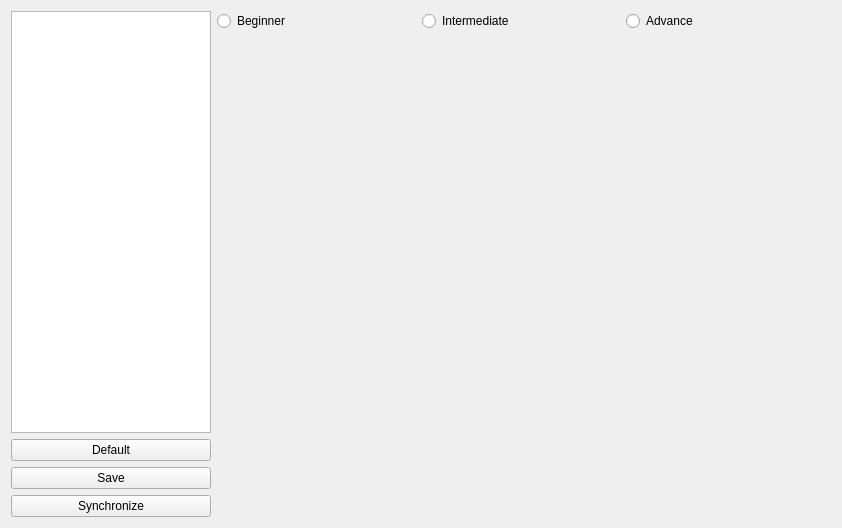
<?xml version="1.0" encoding="UTF-8"?>
<ui version="4.0">
 <class>PIDParametersUpdaterPanel</class>
 <widget class="QWidget" name="PIDParametersUpdaterPanel">
  <property name="geometry">
   <rect>
    <x>0</x>
    <y>0</y>
    <width>842</width>
    <height>528</height>
   </rect>
  </property>
  <property name="windowTitle">
   <string>Update Parameter</string>
  </property>
  <layout class="QGridLayout" name="gridLayout">
   <item row="0" column="1">
    <layout class="QHBoxLayout" name="horizontalLayout">
     <property name="spacing">
      <number>0</number>
     </property>
     <property name="sizeConstraint">
      <enum>QLayout::SetFixedSize</enum>
     </property>
     <item>
      <widget class="QRadioButton" name="beginner_radio_button">
       <property name="text">
        <string>Beginner</string>
       </property>
       <attribute name="buttonGroup">
        <string notr="true">buttonGroup</string>
       </attribute>
      </widget>
     </item>
     <item>
      <widget class="QRadioButton" name="intermediate_radio_button">
       <property name="text">
        <string>Intermediate</string>
       </property>
       <attribute name="buttonGroup">
        <string notr="true">buttonGroup</string>
       </attribute>
      </widget>
     </item>
     <item>
      <widget class="QRadioButton" name="advance_radiobutton">
       <property name="text">
        <string>Advance</string>
       </property>
       <attribute name="buttonGroup">
        <string notr="true">buttonGroup</string>
       </attribute>
      </widget>
     </item>
    </layout>
   </item>
   <item row="0" column="0" rowspan="2">
    <widget class="QListWidget" name="pid_type_list">
     <property name="maximumSize">
      <size>
       <width>200</width>
       <height>16777215</height>
      </size>
     </property>
     <property name="alternatingRowColors">
      <bool>false</bool>
     </property>
     <property name="resizeMode">
      <enum>QListView::Adjust</enum>
     </property>
    </widget>
   </item>
   <item row="3" column="0">
    <widget class="QPushButton" name="save_button">
     <property name="text">
      <string>Save</string>
     </property>
    </widget>
   </item>
   <item row="1" column="1" rowspan="4">
    <widget class="QStackedWidget" name="panel_container">
     <property name="minimumSize">
      <size>
       <width>0</width>
       <height>475</height>
      </size>
     </property>
    </widget>
   </item>
   <item row="4" column="0">
    <widget class="QPushButton" name="synchronize_button">
     <property name="text">
      <string>Synchronize</string>
     </property>
    </widget>
   </item>
   <item row="2" column="0">
    <widget class="QPushButton" name="default_button">
     <property name="text">
      <string>Default</string>
     </property>
    </widget>
   </item>
  </layout>
 </widget>
 <resources/>
 <connections/>
 <buttongroups>
  <buttongroup name="buttonGroup"/>
 </buttongroups>
</ui>
